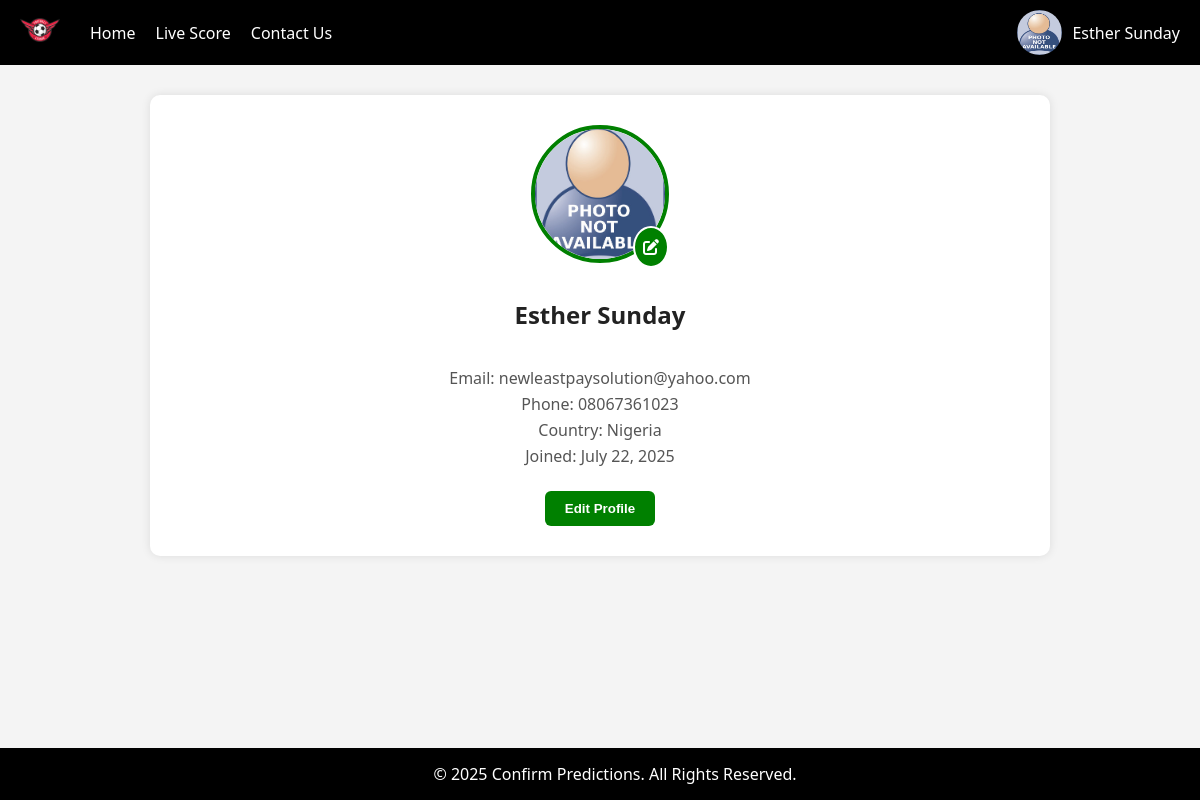
/vip/profile.php (signed in), run on the app's committed database.
### tables this page shows
CREATE TABLE `website_settings` (
  `id` int(11) NOT NULL,
  `site_name` varchar(100) DEFAULT NULL,
  `site_email` varchar(100) DEFAULT NULL,
  `logo` varchar(255) DEFAULT NULL,
  `site_url` varchar(255) DEFAULT NULL,
  `whatsapp_phone` varchar(20) DEFAULT NULL,
  `address` text NOT NULL,
  `phone1` varchar(15) NOT NULL,
  `phone2` varchar(15) NOT NULL,
  `updated_at` timestamp NOT NULL DEFAULT current_timestamp() ON UPDATE current_timestamp(),
  `paystack_secret_key` text NOT NULL,
  `paystack_public_key` text NOT NULL
);

CREATE TABLE `users` (
  `id` int(11) NOT NULL,
  `full_name` varchar(100) DEFAULT NULL,
  `email` varchar(100) NOT NULL,
  `phone` varchar(20) DEFAULT NULL,
  `password_hash` varchar(255) NOT NULL,
  `role` enum('admin','vip') DEFAULT 'vip',
  `status` enum('active','inactive','banned') DEFAULT 'active',
  `image` text DEFAULT 'uploadImage/Profile/default.png',
  `country` varchar(20) DEFAULT NULL,
  `wallet_balance` decimal(10,0) NOT NULL,
  `created_at` timestamp NOT NULL DEFAULT current_timestamp()
);

### inc/config.php (called while the page is built, shortened)
<?php
include('../database/connect.php');
$stmt = $dbh->query("SELECT * FROM website_settings");
$row_website = $stmt->fetch();
$app_name= $row_website['site_name'] ;
$app_logo = $row_website['logo'] ;
?>

### vip/profile.php (the view, shortened to what this page needs)
<?php
include('../inc/config.php');
$user_id = $_SESSION['user_id'];
$stmt = $dbh->prepare("SELECT * FROM users WHERE id = ?");
$stmt->execute([$user_id]);
$row_user = $stmt->fetch(PDO::FETCH_ASSOC);
?>
<!DOCTYPE html>
<html lang="en">
<head>
  <link href="https://cdnjs.cloudflare.com/ajax/libs/font-awesome/6.5.0/css/all.min.css" rel="stylesheet"/>
  <link rel="stylesheet" href="assets/css/profile.css" />
</head>
<body>
<div class="navbar">
  <?php include 'partials/nav.php'; ?>
</div>
<div class="container">
  <div class="profile-card">
    <div class="profile-img-container">
      <img src="../<?php echo htmlspecialchars($row_user['image']); ?>" alt="User Image" class="profile-img" id="profileImage">
      <div class="edit-photo-btn" onClick="openImageModal()"><i class="fas fa-edit"></i></div>
    </div>
    <div class="profile-details">
      <h2><?php echo htmlspecialchars($row_user['full_name']); ?></h2>
      <p>&nbsp;</p>
      <p><span class="style1">Email:</span> <?php echo htmlspecialchars($row_user['email']); ?></p>
      <p><span class="style1">Phone:</span> <?php echo htmlspecialchars($row_user['phone']); ?></p>
      <p><span class="style1">Country:</span> <?php echo htmlspecialchars($row_user['country']); ?></p>
      <p><span class="style1">Joined:</span> <?php echo date("F j, Y", strtotime($row_user['created_at'])); ?></p>
    </div>
    <button class="edit-btn" onClick="openEditModal()">Edit Profile</button>
  </div>
</div>
<footer>
  <?php include 'partials/footer.php'; ?>
</footer>
</body>
</html>

### vip/partials/nav.php (shortened to what this page needs)
<div class="nav-left">
  <div class="nav-logo">
    <a href="#"><img src="../<?php echo $app_logo; ?>" alt="Logo"></a>
  </div>
  <div class="nav-links">
    <a href="index">Home</a>
    <a href="livescores">Live Score</a>
    <a href="contact-us">Contact Us</a>
  </div>
</div>
<div class="user-info" onclick="toggleDropdown()">
  <img src="../<?php echo htmlspecialchars($row_user['image']); ?>" alt="User" id="navProfileImg">
  <span id="navUserName"><?php echo $row_user['full_name']; ?></span>
</div>

### vip/partials/footer.php
&copy; <script>document.write(new Date().getFullYear());</script> <?php echo $app_name;?>. All Rights Reserved.

### vip/assets/css/profile.css (style rules this page uses)
body { margin: 0; font-family: 'Segoe UI', sans-serif; background-color: #f4f4f4; }
.navbar { background-color: #000; color: white; display: flex; justify-content: space-between; align-items: center; padding: 10px 20px; flex-wrap: wrap; }
.nav-left { display: flex; align-items: center; gap: 30px; }
.nav-logo img { height: 40px; }
.nav-links { display: flex; gap: 20px; }
.nav-links a { color: white; text-decoration: none; font-weight: 500; }
.user-info { display: flex; align-items: center; gap: 10px; cursor: pointer; position: relative; }
.user-info img { height: 45px; width: 45px; border-radius: 50%; }
.container { padding: 30px; max-width: 900px; margin: 0 auto; }
.profile-card { background: white; border-radius: 10px; padding: 30px; box-shadow: 0 0 10px rgba(0,0,0,0.1); display: flex; flex-direction: column; align-items: center; }
.profile-img-container { position: relative; display: inline-block; }
.profile-img { width: 130px; height: 130px; border-radius: 50%; object-fit: cover; border: 4px solid green; }
.edit-photo-btn { position: absolute; bottom: 0; right: 0; background: green; color: white; border-radius: 50%; padding: 8px; cursor: pointer; border: 2px solid white; }
.edit-btn { margin-top: 20px; background-color: green; color: white; border: none; padding: 10px 20px; border-radius: 6px; font-weight: bold; cursor: pointer; }
.profile-details { margin-top: 20px; text-align: center; }
.profile-details h2 { margin: 10px 0; color: #222; }
.profile-details p { margin: 4px 0; color: #555; }
footer { background: #000; color: white; text-align: center; padding: 15px; position: fixed; bottom: 0; width: 100%; }

### data on the page
website_settings: logo (picture), site_name "Confirm Predictions"
users: image (placeholder picture), full_name "Esther Sunday", email "newleastpaysolution@yahoo.com", phone "08067361023", country "Nigeria", created_at "July 22, 2025"
